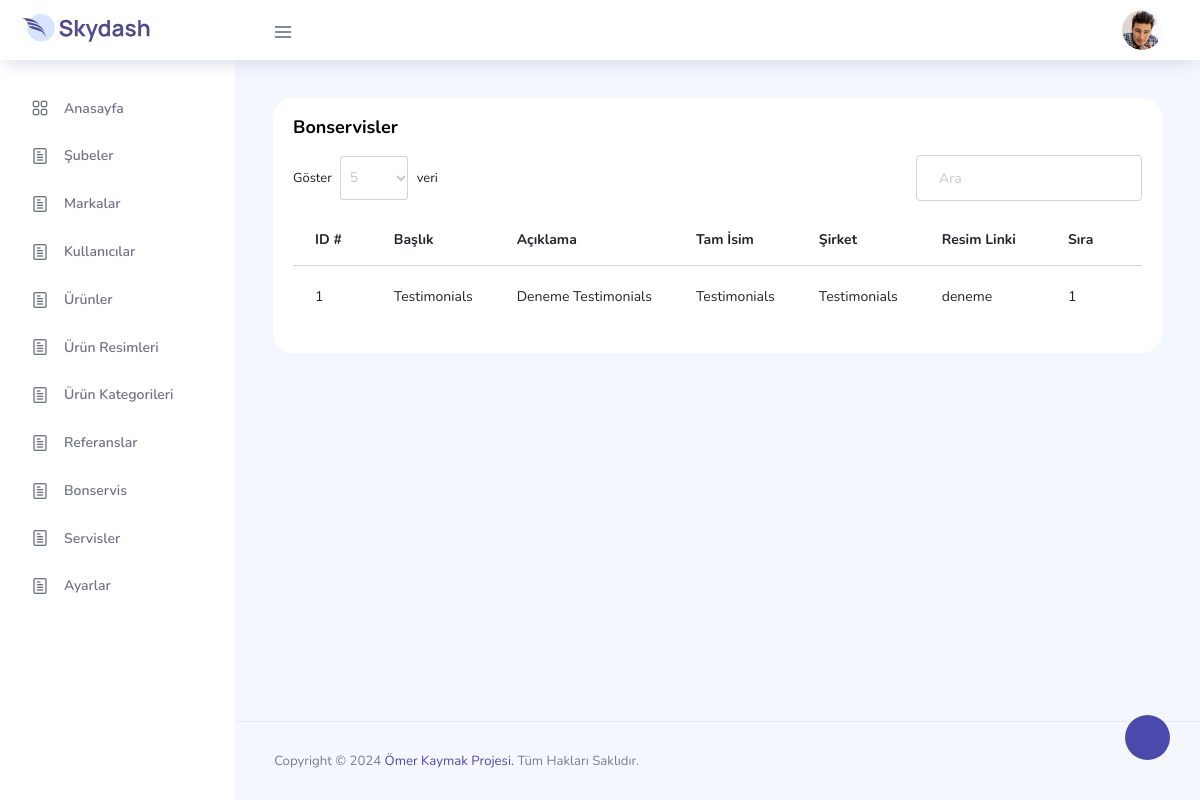
Page /index.php/testimonials on the committed database.
### tables this page shows
CREATE TABLE IF NOT EXISTS `testimonials` (
  `id` int NOT NULL AUTO_INCREMENT,
  `title` varchar(150) NOT NULL,
  `description` text NOT NULL,
  `full_name` varchar(150) NOT NULL,
  `company` varchar(150) NOT NULL,
  `img_url` varchar(255) NOT NULL,
  `rank` tinyint NOT NULL,
  `is_active` tinyint NOT NULL,
  `created_at` timestamp NOT NULL DEFAULT CURRENT_TIMESTAMP,
  PRIMARY KEY (`id`)
);

### application/controllers/Testimonials.php (called while the page is built, shortened)
<?php
class Testimonials extends CI_Controller {
	public function __construct()
	{
		$this->load->model('M_Testimonials');
	}
	public function index()
	{
		$data['testimonials'] = $this->M_Testimonials->getAll();
		$this->load->view('v_testimonials/index', $data);
	}
}

### index.php (called while the page is built, shortened)
<?php
require_once BASEPATH.'core/CodeIgniter.php';

### application/models/M_Testimonials.php (called while the page is built, shortened)
<?php
class M_Testimonials extends CI_Model{
	public function getAll($order = 'id ASC'){
		return $this->db->order_by($order)->get('testimonials')->result();
	}
}

### application/views/v_testimonials/index.php (the view, shortened to what this page needs)
	<div class="container-fluid page-body-wrapper">
		<div class="main-panel">
			<div class="content-wrapper">
				<div class="card">
					<div class="card-body">
						<h4 class="card-title">Bonservisler</h4>
						<div class="row">
							<div class="col-12">
								<div class="table-responsive">
									<div id="order-listing_wrapper" class="dataTables_wrapper dt-bootstrap5 no-footer">
										<div class="row">
											<div class="col-sm-12 col-md-6">
												<div class="dataTables_length" id="order-listing_length"><label>Göster
														<select name="order-listing_length"
																aria-controls="order-listing"
																class="form-select form-select-sm">
															<option value="5">5</option>
														</select> veri</label></div>
											</div>
											<div class="col-sm-12 col-md-6">
												<div id="order-listing_filter" class="dataTables_filter"><label><input
															type="search" class="form-control" placeholder="Ara"
															aria-controls="order-listing"></label>
												</div>
											</div>
										</div>
										<div class="row dt-row">
											<div class="col-sm-12">
												<table id="order-listing" class="table dataTable no-footer"
													   aria-describedby="order-listing_info">
													<thead>
													<tr>
														<th class="sorting sorting_asc" tabindex="0"
															aria-controls="order-listing" rowspan="1" colspan="1"
															aria-label="ID #: activate to sort column descending"
															style="width: 109.406px;" aria-sort="ascending">ID #
														</th>
														<th class="sorting" tabindex="0" aria-controls="order-listing"
															rowspan="1" colspan="1"
															aria-label="Başlık: activate to sort column ascending"
															style="width: 174.75px;">Başlık
														</th>
														<th class="sorting" tabindex="0" aria-controls="order-listing"
															rowspan="1" colspan="1"
															aria-label="Açıklama: activate to sort column ascending"
															style="width: 174.75px;">Açıklama
														</th>
														<th class="sorting" tabindex="0" aria-controls="order-listing"
															rowspan="1" colspan="1"
															aria-label="Tam İsim: activate to sort column ascending"
															style="width: 174.75px;">Tam İsim
														</th>
														<th class="sorting" tabindex="0" aria-controls="order-listing"
															rowspan="1" colspan="1"
															aria-label="Şirket: activate to sort column ascending"
															style="width: 174.75px;">Şirket
														</th>
														<th class="sorting" tabindex="0" aria-controls="order-listing"
															rowspan="1" colspan="1"
															aria-label="Resim Linki: activate to sort column ascending"
															style="width: 174.75px;">Resim Linki
														</th>
														<th class="sorting" tabindex="0" aria-controls="order-listing"
															rowspan="1" colspan="1"
															aria-label="Sıra: activate to sort column ascending"
															style="width: 130.109px;">Sıra
														</th>
														<th class="sorting" tabindex="0" aria-controls="order-listing"
															rowspan="1" colspan="1"
															aria-label="Durum: activate to sort column ascending"
															style="width: 130.109px;">Durum
														</th>
													</tr>
													</thead>
													<tbody>
													<?php foreach ($testimonials as $testimonial) { ?>
														<tr class="odd">
															<td class="sorting_1"><?php echo $testimonial->id; ?></td>
															<td><?php echo $testimonial->title; ?></td>
															<td><?php echo $testimonial->description; ?></td>
															<td><?php echo $testimonial->full_name; ?></td>
															<td><?php echo $testimonial->company; ?></td>
															<td><?php echo $testimonial->img_url; ?></td>
															<td><?php echo $testimonial->rank; ?></td>
															<td>
															</td>
														</tr>
													<?php } ?>
													</tbody>
												</table>
											</div>
										</div>
									</div>
								</div>
							</div>
						</div>
					</div>
				</div>
			</div>
		</div>
	</div>
</div>
</body>
</html>

### rows in the picture
testimonials: id "1", title "Testimonials", description "Deneme Testimonials", full_name "Testimonials", company "Testimonials", img_url "deneme", rank "1"
